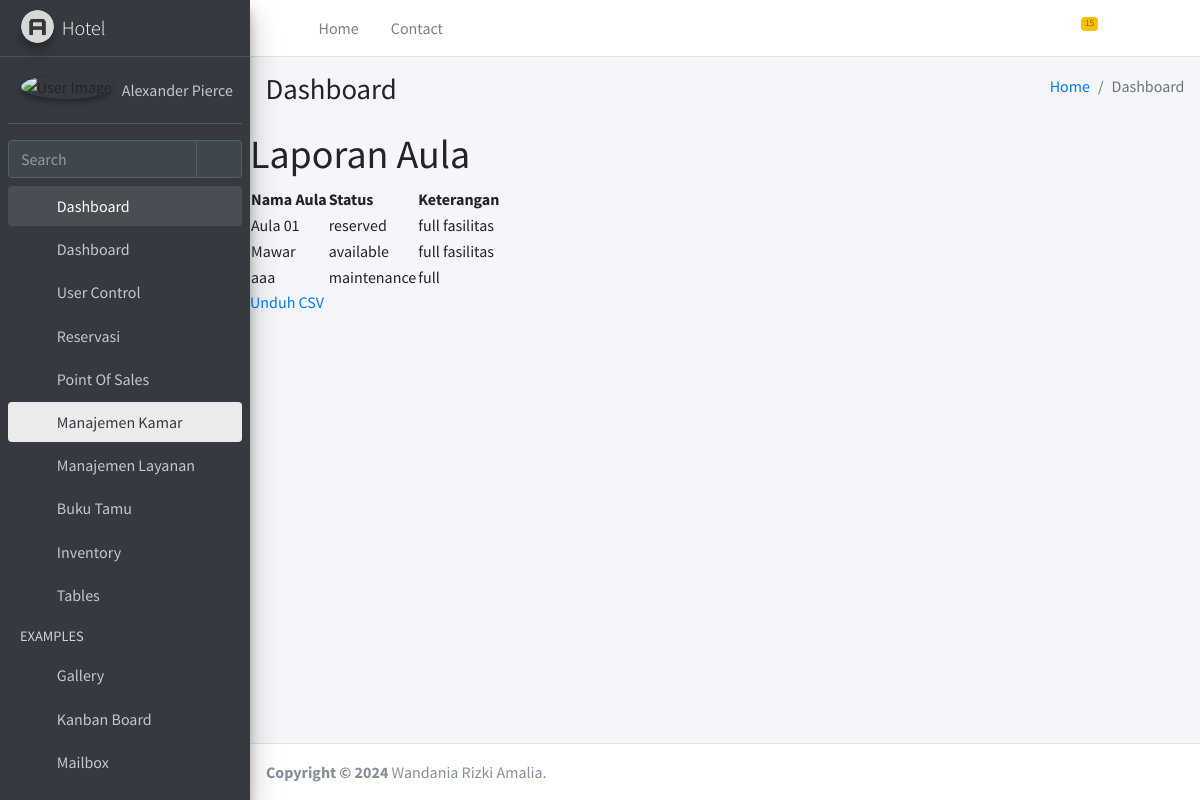
/hotel/hall-reports/ (signed in), run on the app's committed database.
### hotel/models.py (models this page shows, shortened)
class Hall(models.Model):
    STATUS_CHOICES = [
        ('available', 'Tersedia'),
        ('reserved', 'Dipesan'),
        ('maintenance', 'Dalam Perawatan'),
    ]
    nama = models.CharField(max_length=100)
    kapasitas = models.IntegerField()
    harga = models.DecimalField(max_digits=10, decimal_places=2)
    keterangan = models.TextField()
    status = models.CharField(max_length=20, choices=STATUS_CHOICES, default='available')
    updated_at = models.DateTimeField(auto_now=True)

### hotel/views.py (the view)
# urls.py: path('hall-reports/', views.hall_report_view, name='hall_report_view'),
@login_required
def hall_report_view(request):
    halls = Hall.objects.all()
    return render(request, 'hall_report.html', {'halls': halls})

### hotel/templates/hall_report.html (shortened to what this page needs)
<!DOCTYPE html>
{% load static %}
<html lang="en">
<head>
  <link rel="stylesheet" href="{% static 'assets/plugins/fontawesome-free/css/all.min.css' %}">
  <link rel="stylesheet" href="{% static 'assets/https://code.ionicframework.com/ionicons/2.0.1/css/ionicons.min.css' %}">
  <link rel="stylesheet" href="{% static 'assets/plugins/tempusdominus-bootstrap-4/css/tempusdominus-bootstrap-4.min.css' %}">
  <link rel="stylesheet" href="{% static 'assets/plugins/icheck-bootstrap/icheck-bootstrap.min.css' %}">
  <link rel="stylesheet" href="{% static 'assets/plugins/jqvmap/jqvmap.min.css' %}">
  <link rel="stylesheet" href="{% static 'assets/dist/css/adminlte.min.css' %}">
  <link rel="stylesheet" href="{% static 'assets/plugins/overlayScrollbars/css/OverlayScrollbars.min.css' %}">
  <link rel="stylesheet" href="{% static 'assets/plugins/daterangepicker/daterangepicker.css' %}">
  <link rel="stylesheet" href="{% static 'assets/plugins/summernote/summernote-bs4.min.css' %}">
</head>
<body class="hold-transition sidebar-mini layout-fixed">
<div class="wrapper">
  <nav class="main-header navbar navbar-expand navbar-white navbar-light">
    <ul class="navbar-nav">
      <li class="nav-item">
        <a class="nav-link" data-widget="pushmenu" href="#" role="button"><i class="fas fa-bars"></i></a>
      </li>
      <li class="nav-item d-none d-sm-inline-block">
        <a href="index3.html" class="nav-link">Home</a>
      </li>
      <li class="nav-item d-none d-sm-inline-block">
        <a href="#" class="nav-link">Contact</a>
      </li>
    </ul>
    <ul class="navbar-nav ml-auto">
      <li class="nav-item dropdown">
        <a class="nav-link" data-toggle="dropdown" href="#">
          <span class="badge badge-warning navbar-badge">15</span>
        </a>
      </li>
      <li class="nav-item">
        <a class="nav-link" data-widget="fullscreen" href="#" role="button">
          <i class="fas fa-expand-arrows-alt"></i>
        </a>
      </li>
      <li class="nav-item">
        <a class="nav-link" data-widget="control-sidebar" data-controlsidebar-slide="true" href="#" role="button">
          <i class="fas fa-th-large"></i>
        </a>
      </li>
    </ul>
  </nav>
  <aside class="main-sidebar sidebar-dark-primary elevation-4">
    <a href="index3.html" class="brand-link">
      <img src="{% static 'assets/dist/img/AdminLTELogo.png' %}" alt="AdminLTE Logo" class="brand-image img-circle elevation-3" style="opacity: .8">
      <span class="brand-text font-weight-light">Hotel</span>
    </a>
    <div class="sidebar">
      <div class="user-panel mt-3 pb-3 mb-3 d-flex">
        <div class="image">
          <img src="{% static 'assets/dist/img/user2-160x160.jpg' %}" class="img-circle elevation-2" alt="User Image">
        </div>
        <div class="info">
          <a href="#" class="d-block">Alexander Pierce</a>
        </div>
      </div>
      <div class="form-inline">
        <div class="input-group" data-widget="sidebar-search">
          <input class="form-control form-control-sidebar" type="search" placeholder="Search" aria-label="Search">
          <div class="input-group-append">
            <button class="btn btn-sidebar">
              <i class="fas fa-search fa-fw"></i>
            </button>
          </div>
        </div>
      </div>
      <nav class="mt-2">
        <ul class="nav nav-pills nav-sidebar flex-column" data-widget="treeview" role="menu" data-accordion="false">
          <li class="nav-item menu-open">
            <a href="#" class="nav-link ">
              <i class="nav-icon fas fa-tachometer-alt"></i>
              <p>
                Dashboard
                <i class="right fas fa-angle-left"></i>
              </p>
            </a>
            <ul class="nav nav-treeview">
              <li class="nav-item">
                <a href="{% url 'base' %}" class="nav-link ">
                  <i class="far fa-circle nav-icon"></i>
                  <p>Dashboard</p>
                </a>
              </li>
              <li class="nav-item">
                <a href="{% url 'user_list' %}" class="nav-link ">
                  <i class="far fa-circle nav-icon"></i>
                  <p>User Control</p>
                </a>
              </li>
              <li class="nav-item">
                <a href="#" class="nav-link">
                  <i class="nav-icon fas fa-copy"></i>
                  <p>
                    Reservasi
                    <i class="fas fa-angle-left right"></i>
                  </p>
                </a>
              </li>
              <li class="nav-item">
                <a href="#" class="nav-link">
                  <i class="nav-icon fas fa-chart-pie"></i>
                  <p>
                    Point Of Sales
                    <i class="right fas fa-angle-left"></i>
                  </p>
                </a>
              </li>
          <li class="nav-item">
            <a href="#" class="nav-link active">
              <i class="nav-icon fas fa-chart-pie"></i>
              <p>
                Manajemen Kamar
                <i class="right fas fa-angle-left"></i>
              </p>
            </a>
          </li>
              <li class="nav-item">
                <a href="#" class="nav-link">
                  <i class="nav-icon fas fa-chart-pie"></i>
                  <p>
                    Manajemen Layanan
                    <i class="right fas fa-angle-left"></i>
                  </p>
                </a>
              </li>
          <li class="nav-item">
            <a href="#" class="nav-link">
              <i class="nav-icon fas fa-tree"></i>
              <p>
                Buku Tamu
                <i class="fas fa-angle-left right"></i>
              </p>
            </a>
          </li>
          <li class="nav-item">
            <a href="#" class="nav-link ">
              <i class="nav-icon fas fa-edit"></i>
              <p>
                Inventory
                <i class="fas fa-angle-left right "></i>
              </p>
            </a>
          </li>
          <li class="nav-item">
            <a href="#" class="nav-link">
              <i class="nav-icon fas fa-table"></i>
              <p>
                Tables
                <i class="fas fa-angle-left right"></i>
              </p>
            </a>
          </li>
          <li class="nav-header">EXAMPLES</li>
          <li class="nav-item">
            <a href="{% static 'assets/pages/gallery.html' %}" class="nav-link">
              <i class="nav-icon far fa-image"></i>
              <p>
                Gallery
              </p>
            </a>
          </li>
          <li class="nav-item">
            <a href="{% static 'assets/pages/kanban.html' %}" class="nav-link">
              <i class="nav-icon fas fa-columns"></i>
              <p>
                Kanban Board
              </p>
            </a>
          </li>
          <li class="nav-item">
            <a href="#" class="nav-link">
              <i class="nav-icon far fa-envelope"></i>
              <p>
                Mailbox
                <i class="fas fa-angle-left right"></i>
              </p>
            </a>
          </li>
          <li class="nav-item">
            <a href="#" class="nav-link">
              <p>
              </p>
            </a>
          </li>
          </li>
        </ul>
      </nav>
    </div>
  </aside>
  <div class="content-wrapper">
    <div class="content-header">
      <div class="container-fluid">
        <div class="row mb-2">
          <div class="col-sm-6">
            <h1 class="m-0">Dashboard</h1>
          </div>
          <div class="col-sm-6">
            <ol class="breadcrumb float-sm-right">
              <li class="breadcrumb-item"><a href="#">Home</a></li>
              <li class="breadcrumb-item active">Dashboard </li>
            </ol>
          </div>
        </div>
      </div>
    </div>
    <h1>Laporan Aula</h1>
    <table>
        <thead>
            <tr>
                <th>Nama Aula</th>
                <th>Status</th>
                <th>Keterangan</th>
            </tr>
        </thead>
        <tbody>
            {% for hall in halls %}
            <tr>
                <td>{{ hall.nama }}</td>
                <td>{{ hall.status }}</td>
                <td>{{ hall.keterangan }}</td>
            </tr>
            {% empty %}
            <tr>
                <td colspan="3">Tidak ada data aula.</td>
            </tr>
            {% endfor %}
        </tbody>
    </table>
    <a href="{% url 'export_hall_report' %}">Unduh CSV</a>
          <section class="col-lg-5 connectedSortable">
      </div>
  </div>
  <footer class="main-footer">
    <strong>Copyright &copy; 2024</strong>
    Wandania Rizki Amalia.
  </footer>
</body>
</html>

### data on the page
Hall: nama "Aula 01", status "reserved", keterangan "full fasilitas"
Hall: nama "Mawar", status "available", keterangan "full fasilitas"
Hall: nama "aaa", status "maintenance", keterangan "full"
